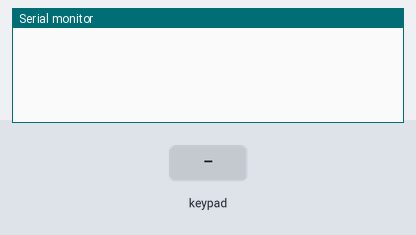
Recording of a program running on a simulated Arduino Uno, built with avr-gcc and run on an emulated ATmega328P. On the bench: the last lines printed to the serial monitor. The inputs (shaded band) are chosen by the test bench.

Above: at 1.2 s.
1.3 s: key '0' pressed
At 2.0 s:
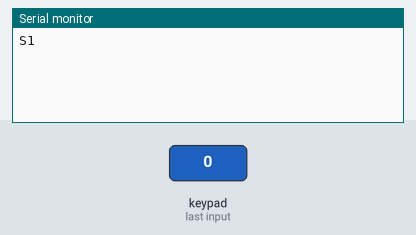
2.8 s: keypad keys 7 8 9 1 0 pressed 0.4 s apart
At 5.3 s:
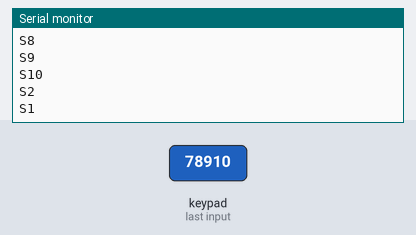
6.3 s: key '2' pressed
At 6.9 s:
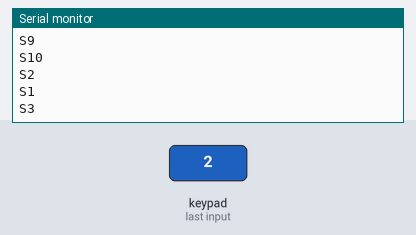
7.8 s: keypad keys 7 8 9 1 0 A pressed 0.4 s apart
At 10.9 s:
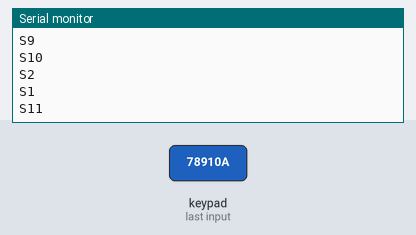
Timing chart, 0 to 12.4 s (numbered marks = the images above; inputs shaded):
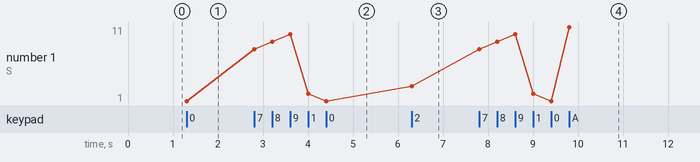

Measured:
- after the input at 1.3 s, the serial monitor: prints a new line at once (image 1)
- after the input at 2.8 s, the serial monitor: prints a new line at once (image 2)
- after the input at 6.3 s, the serial monitor: prints a new line at once (image 3)
- after the input at 7.8 s, the serial monitor: prints a new line at once (image 4)
- plotted number 1: 1 → 3 after the input at 6.3 s, 3 → 11 after the input at 7.8 s

The program:

main.cpp
```cpp
#include <Arduino.h>
#include <Keypad.h>
#include <ArduinoSTL.h>
#include <map>
#include <string>

const byte ROWS = 4;
const byte COLS = 4;

const char hexKeys[ROWS][COLS] = {
    {'0', '1', '2', '3'},
    {'4', '5', '6', '7'},
    {'8', '9', 'A', 'B'},
    {'C', 'D', 'E', 'F'}
};

byte rowPins[ROWS] = { 7, 8, 9, 10 };
byte colPins[COLS] = { 6, 5, 4, 3 };

std::map<char, std::string> displayedKeys = {
    {'0', "S1"},
    {'1', "S2"},
    {'2', "S3"},
    {'3', "S4"},
    {'4', "S5"},
    {'5', "S6"},
    {'6', "S7"},
    {'7', "S8"},
    {'8', "S9"},
    {'9', "S10"},
    {'A', "S11"},
    {'B', "S12"},
    {'C', "S13"},
    {'D', "S14"},
    {'E', "S15"},
    {'F', "S16"}
};

const char* translateKeyToDisplay(const char key);
Keypad customKeypad = Keypad(makeKeymap(hexKeys), rowPins, colPins, ROWS, COLS);

void setup() {
    Serial.begin(9600);
}

void loop() {
    char keyPressed = customKeypad.getKey();
    if (keyPressed)
    {
        std::string tmp = displayedKeys[keyPressed];
        Serial.println(tmp.c_str());
    }
}
```
